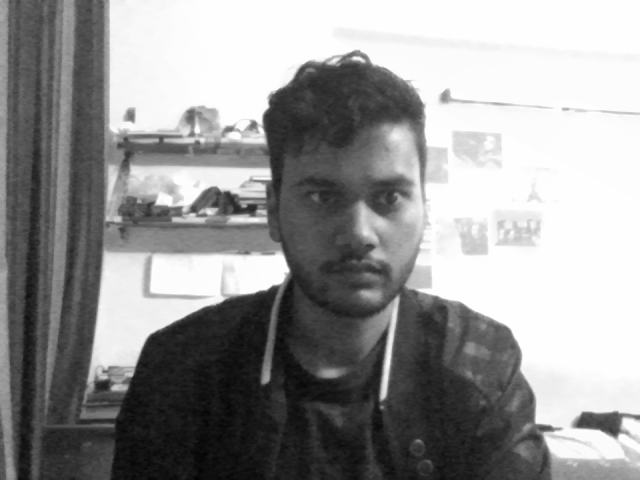
#> input picture facedetection-master/new_img_1.png, 640 x 480 px
$ python image_processiong.py
#> lines starting #> are read from the running program, lines starting #| are printed output that depends on the picture
# importing OpenCV Lib
import cv2

# # access of web cam o the device
# webcam = cv2.VideoCapture(0)
#
# # reading each frame image from the web cam
# _, img = webcam.read()
#
# # looping the n dimension numpy RGB array
# for i in range(len(img)):
#     for j in range(len(img[i])):
#         # separating to RGB values
#         R, G, B = img[i][j]
#         # grayscale conversion formula
#         img[i][j] = [0.299 * R + 0.59 * G + 0.11 * B]
#
# # saving the gray scale image
# cv2.imwrite('new_img_1.png', img)


# cv2.imwrite("test_img.png", img)


# webcam.release()
# cv2.destroyAllWindows()

import numpy as np

img = cv2.imread("new_img_1.png")
#> img is the input picture: shape (480, 640, 3); min 3, max 254, mean 149.8
mod_img = np.insert(img, 0, 0, axis=0)
mod_img = np.insert(mod_img, 0, 0, axis=1)
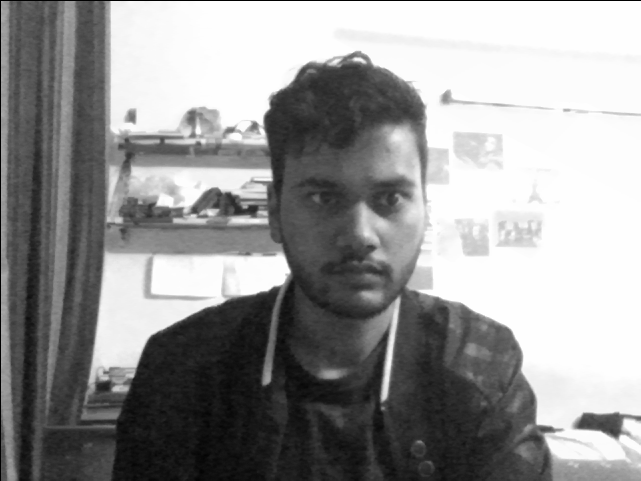
#> mod_img: shape (481, 641, 3); min 0, max 254, mean 149.2

height = len(img)
#> height = 480
width = len(img[0])
#> width = 640
integral_arr = np.array([])

for i in range(1, height):
    sub_arr = np.array([])
    for j in range(1, width):
        sum = 0
        for x in range(0, i + 1):
            for y in range(0, j + 1):
#> (the run stopped early here; a loop or call above may not have finished)
